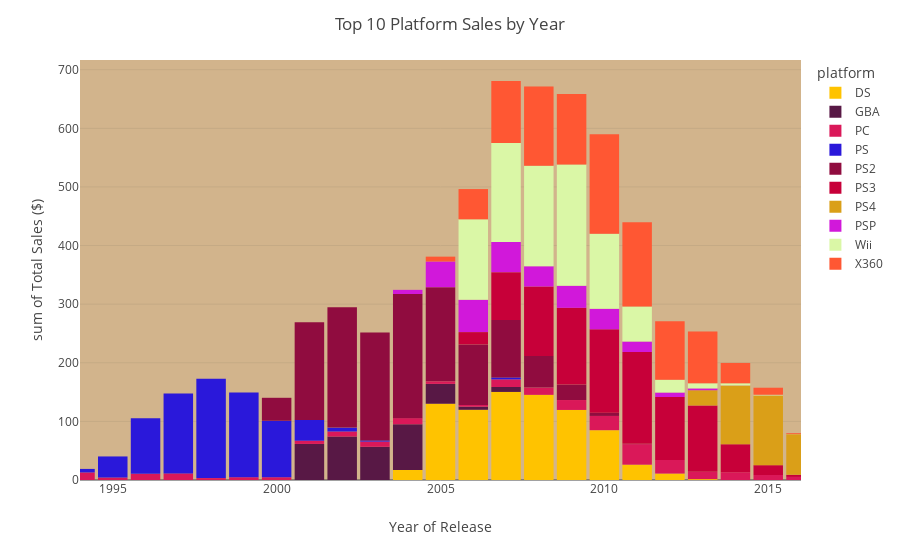

The code cell stored with this chart in its notebook:
### Code cell
# Create price distribution using top 10
fig = px.histogram(top_10.sort_values(by='platform'), color='platform',x='year_of_release',y='total_sales', range_x=(1994,2016),
                   color_discrete_map={'Wii':'rgb(218, 247, 166)','DS':'rgb(255, 195, 0)','X360':'rgb(255, 87, 51)','PS3':'rgb(199, 0, 57)','PS2':'rgb(144, 12, 63)','GBA':'rgb(88, 24, 69)','PS4':'rgb(218, 159, 24)','PS':'rgb(42, 24, 218)','PC':'rgb(218, 24, 89)','PSP':'rgb(209, 24, 218)'},
                   labels={
                    'total_sales':'Total Sales ($)',
                    'year_of_release':'Year of Release'
                   }
                   )
fig.update_layout(title='Top 10 Platform Sales by Year',plot_bgcolor='tan', bargap = 0.1)
fig.show()

### Figure 1 — Plotly figure (JSON) as saved in the notebook; plotly's stock layout.template omitted (floating-point values rounded to 4 significant figures; data arrays with more than 128 entries replaced by an {"elided": "..."} marker saying what was removed)
{"data": [{"alignmentgroup": "True", "bingroup": "x", "histfunc": "sum", "hovertemplate": "platform=DS<br>Year of Release=%{x}<br>sum of Total Sales ($)=%{y}<extra></extra>", "legendgroup": "DS", "marker": {"color": "rgb(255, 195, 0)", "pattern": {"shape": ""}}, "name": "DS", "offsetgroup": "DS", "orientation": "v", "showlegend": true, "type": "histogram", "x": {"elided": "2151 int values"}, "xaxis": "x", "y": {"elided": "2151 float values"}, "yaxis": "y"}, {"alignmentgroup": "True", "bingroup": "x", "histfunc": "sum", "hovertemplate": "platform=GBA<br>Year of Release=%{x}<br>sum of Total Sales ($)=%{y}<extra></extra>", "legendgroup": "GBA", "marker": {"color": "rgb(88, 24, 69)", "pattern": {"shape": ""}}, "name": "GBA", "offsetgroup": "GBA", "orientation": "v", "showlegend": true, "type": "histogram", "x": {"elided": "822 int values"}, "xaxis": "x", "y": {"elided": "822 float values"}, "yaxis": "y"}, {"alignmentgroup": "True", "bingroup": "x", "histfunc": "sum", "hovertemplate": "platform=PC<br>Year of Release=%{x}<br>sum of Total Sales ($)=%{y}<extra></extra>", "legendgroup": "PC", "marker": {"color": "rgb(218, 24, 89)", "pattern": {"shape": ""}}, "name": "PC", "offsetgroup": "PC", "orientation": "v", "showlegend": true, "type": "histogram", "x": {"elided": "974 int values"}, "xaxis": "x", "y": {"elided": "974 float values"}, "yaxis": "y"}, {"alignmentgroup": "True", "bingroup": "x", "histfunc": "sum", "hovertemplate": "platform=PS<br>Year of Release=%{x}<br>sum of Total Sales ($)=%{y}<extra></extra>", "legendgroup": "PS", "marker": {"color": "rgb(42, 24, 218)", "pattern": {"shape": ""}}, "name": "PS", "offsetgroup": "PS", "orientation": "v", "showlegend": true, "type": "histogram", "x": {"elided": "1197 int values"}, "xaxis": "x", "y": {"elided": "1197 float values"}, "yaxis": "y"}, {"alignmentgroup": "True", "bingroup": "x", "histfunc": "sum", "hovertemplate": "platform=PS2<br>Year of Release=%{x}<br>sum of Total Sales ($)=%{y}<extra></extra>", "legendgroup": "PS2", "marker": {"color": "rgb(144, 12, 63)", "pattern": {"shape": ""}}, "name": "PS2", "offsetgroup": "PS2", "orientation": "v", "showlegend": true, "type": "histogram", "x": {"elided": "2161 int values"}, "xaxis": "x", "y": {"elided": "2161 float values"}, "yaxis": "y"}, {"alignmentgroup": "True", "bingroup": "x", "histfunc": "sum", "hovertemplate": "platform=PS3<br>Year of Release=%{x}<br>sum of Total Sales ($)=%{y}<extra></extra>", "legendgroup": "PS3", "marker": {"color": "rgb(199, 0, 57)", "pattern": {"shape": ""}}, "name": "PS3", "offsetgroup": "PS3", "orientation": "v", "showlegend": true, "type": "histogram", "x": {"elided": "1331 int values"}, "xaxis": "x", "y": {"elided": "1331 float values"}, "yaxis": "y"}, {"alignmentgroup": "True", "bingroup": "x", "histfunc": "sum", "hovertemplate": "platform=PS4<br>Year of Release=%{x}<br>sum of Total Sales ($)=%{y}<extra></extra>", "legendgroup": "PS4", "marker": {"color": "rgb(218, 159, 24)", "pattern": {"shape": ""}}, "name": "PS4", "offsetgroup": "PS4", "orientation": "v", "showlegend": true, "type": "histogram", "x": {"elided": "392 int values"}, "xaxis": "x", "y": {"elided": "392 float values"}, "yaxis": "y"}, {"alignmentgroup": "True", "bingroup": "x", "histfunc": "sum", "hovertemplate": "platform=PSP<br>Year of Release=%{x}<br>sum of Total Sales ($)=%{y}<extra></extra>", "legendgroup": "PSP", "marker": {"color": "rgb(209, 24, 218)", "pattern": {"shape": ""}}, "name": "PSP", "offsetgroup": "PSP", "orientation": "v", "showlegend": true, "type": "histogram", "x": {"elided": "1209 int values"}, "xaxis": "x", "y": {"elided": "1209 float values"}, "yaxis": "y"}, {"alignmentgroup": "True", "bingroup": "x", "histfunc": "sum", "hovertemplate": "platform=Wii<br>Year of Release=%{x}<br>sum of Total Sales ($)=%{y}<extra></extra>", "legendgroup": "Wii", "marker": {"color": "rgb(218, 247, 166)", "pattern": {"shape": ""}}, "name": "Wii", "offsetgroup": "Wii", "orientation": "v", "showlegend": true, "type": "histogram", "x": {"elided": "1320 int values"}, "xaxis": "x", "y": {"elided": "1320 float values"}, "yaxis": "y"}, {"alignmentgroup": "True", "bingroup": "x", "histfunc": "sum", "hovertemplate": "platform=X360<br>Year of Release=%{x}<br>sum of Total Sales ($)=%{y}<extra></extra>", "legendgroup": "X360", "marker": {"color": "rgb(255, 87, 51)", "pattern": {"shape": ""}}, "name": "X360", "offsetgroup": "X360", "orientation": "v", "showlegend": true, "type": "histogram", "x": {"elided": "1262 int values"}, "xaxis": "x", "y": {"elided": "1262 float values"}, "yaxis": "y"}], "layout": {"bargap": 0.1, "barmode": "relative", "legend": {"title": {"text": "platform"}, "tracegroupgap": 0}, "margin": {"t": 60}, "plot_bgcolor": "tan", "title": {"text": "Top 10 Platform Sales by Year"}, "xaxis": {"anchor": "y", "domain": [0, 1], "range": [1994, 2016], "title": {"text": "Year of Release"}}, "yaxis": {"anchor": "x", "domain": [0, 1], "title": {"text": "sum of Total Sales ($)"}}}}
